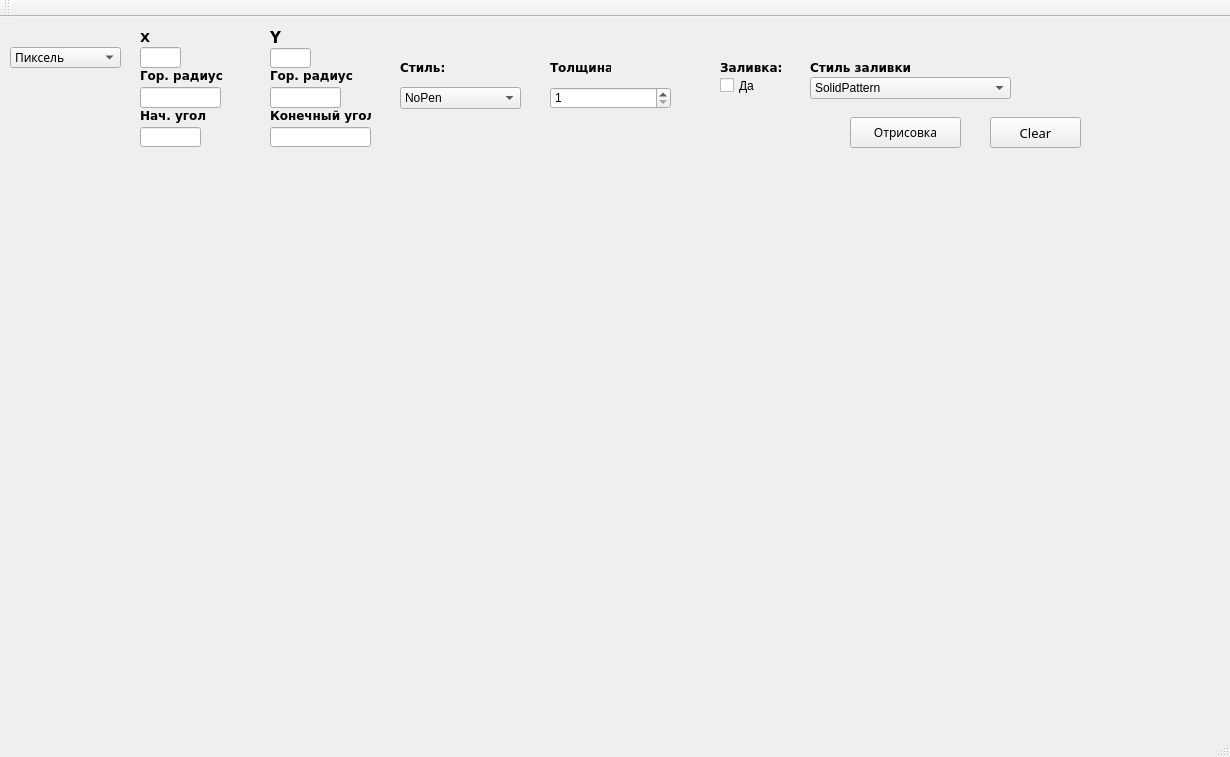
<?xml version="1.0" encoding="UTF-8"?>
<ui version="4.0">
 <class>MainWindow</class>
 <widget class="QMainWindow" name="MainWindow">
  <property name="geometry">
   <rect>
    <x>0</x>
    <y>0</y>
    <width>1230</width>
    <height>757</height>
   </rect>
  </property>
  <property name="windowTitle">
   <string>MainWindow</string>
  </property>
  <widget class="QWidget" name="centralWidget">
   <widget class="QLineEdit" name="lineEdit_x">
    <property name="geometry">
     <rect>
      <x>140</x>
      <y>30</y>
      <width>41</width>
      <height>21</height>
     </rect>
    </property>
   </widget>
   <widget class="QLineEdit" name="lineEdit_y">
    <property name="geometry">
     <rect>
      <x>270</x>
      <y>31</y>
      <width>41</width>
      <height>20</height>
     </rect>
    </property>
   </widget>
   <widget class="QLabel" name="label_x">
    <property name="geometry">
     <rect>
      <x>140</x>
      <y>10</y>
      <width>61</width>
      <height>21</height>
     </rect>
    </property>
    <property name="font">
     <font>
      <family>Verdana</family>
      <pointsize>10</pointsize>
      <weight>75</weight>
      <bold>true</bold>
     </font>
    </property>
    <property name="text">
     <string>X </string>
    </property>
   </widget>
   <widget class="QLabel" name="label_y">
    <property name="geometry">
     <rect>
      <x>270</x>
      <y>10</y>
      <width>61</width>
      <height>21</height>
     </rect>
    </property>
    <property name="font">
     <font>
      <family>Verdana</family>
      <pointsize>11</pointsize>
      <weight>75</weight>
      <bold>true</bold>
     </font>
    </property>
    <property name="text">
     <string>Y</string>
    </property>
   </widget>
   <widget class="m_widget" name="widget" native="true">
    <property name="geometry">
     <rect>
      <x>20</x>
      <y>140</y>
      <width>1191</width>
      <height>551</height>
     </rect>
    </property>
    <property name="layoutDirection">
     <enum>Qt::LeftToRight</enum>
    </property>
   </widget>
   <widget class="QPushButton" name="pushButton_clear">
    <property name="geometry">
     <rect>
      <x>990</x>
      <y>100</y>
      <width>91</width>
      <height>31</height>
     </rect>
    </property>
    <property name="font">
     <font>
      <family>Precision Sans W Medium</family>
      <pointsize>10</pointsize>
     </font>
    </property>
    <property name="text">
     <string>Clear</string>
    </property>
   </widget>
   <widget class="QLineEdit" name="lineEdit_x2">
    <property name="geometry">
     <rect>
      <x>140</x>
      <y>70</y>
      <width>81</width>
      <height>21</height>
     </rect>
    </property>
   </widget>
   <widget class="QLineEdit" name="lineEdit_y2">
    <property name="geometry">
     <rect>
      <x>270</x>
      <y>70</y>
      <width>71</width>
      <height>21</height>
     </rect>
    </property>
   </widget>
   <widget class="QPushButton" name="pushButton">
    <property name="geometry">
     <rect>
      <x>850</x>
      <y>100</y>
      <width>111</width>
      <height>31</height>
     </rect>
    </property>
    <property name="font">
     <font>
      <family>Precision Sans W Medium</family>
     </font>
    </property>
    <property name="text">
     <string>Отрисовка</string>
    </property>
   </widget>
   <widget class="QSpinBox" name="spinBox">
    <property name="geometry">
     <rect>
      <x>550</x>
      <y>70</y>
      <width>121</width>
      <height>22</height>
     </rect>
    </property>
    <property name="minimum">
     <number>1</number>
    </property>
    <property name="value">
     <number>1</number>
    </property>
   </widget>
   <widget class="QLabel" name="label_width">
    <property name="geometry">
     <rect>
      <x>550</x>
      <y>40</y>
      <width>61</width>
      <height>20</height>
     </rect>
    </property>
    <property name="font">
     <font>
      <family>Verdana</family>
      <weight>75</weight>
      <bold>true</bold>
     </font>
    </property>
    <property name="text">
     <string>Толщина:</string>
    </property>
   </widget>
   <widget class="QLabel" name="label_fill">
    <property name="geometry">
     <rect>
      <x>720</x>
      <y>40</y>
      <width>71</width>
      <height>21</height>
     </rect>
    </property>
    <property name="font">
     <font>
      <family>Verdana</family>
      <weight>75</weight>
      <bold>true</bold>
     </font>
    </property>
    <property name="text">
     <string>Заливка:</string>
    </property>
   </widget>
   <widget class="QCheckBox" name="checkBox_fill">
    <property name="geometry">
     <rect>
      <x>720</x>
      <y>60</y>
      <width>70</width>
      <height>17</height>
     </rect>
    </property>
    <property name="text">
     <string>Да</string>
    </property>
   </widget>
   <widget class="QLabel" name="label_style">
    <property name="geometry">
     <rect>
      <x>400</x>
      <y>40</y>
      <width>71</width>
      <height>21</height>
     </rect>
    </property>
    <property name="font">
     <font>
      <family>Verdana</family>
      <weight>75</weight>
      <bold>true</bold>
     </font>
    </property>
    <property name="text">
     <string>Стиль:</string>
    </property>
   </widget>
   <widget class="QComboBox" name="comboBox">
    <property name="geometry">
     <rect>
      <x>10</x>
      <y>30</y>
      <width>111</width>
      <height>21</height>
     </rect>
    </property>
    <property name="font">
     <font>
      <family>Precision Sans W Medium</family>
     </font>
    </property>
    <item>
     <property name="text">
      <string>Пиксель</string>
     </property>
    </item>
    <item>
     <property name="text">
      <string>Линия</string>
     </property>
    </item>
    <item>
     <property name="text">
      <string>Прямоугольник</string>
     </property>
    </item>
    <item>
     <property name="text">
      <string>Окружность</string>
     </property>
    </item>
    <item>
     <property name="text">
      <string>Эллипс</string>
     </property>
    </item>
    <item>
     <property name="text">
      <string>Дуга</string>
     </property>
    </item>
    <item>
     <property name="text">
      <string>Ломанная линия</string>
     </property>
    </item>
    <item>
     <property name="text">
      <string>Многоугольник</string>
     </property>
    </item>
   </widget>
   <widget class="QLabel" name="label_styleb">
    <property name="geometry">
     <rect>
      <x>810</x>
      <y>40</y>
      <width>101</width>
      <height>21</height>
     </rect>
    </property>
    <property name="font">
     <font>
      <family>Verdana</family>
      <weight>75</weight>
      <bold>true</bold>
     </font>
    </property>
    <property name="text">
     <string>Стиль заливки:</string>
    </property>
   </widget>
   <widget class="QComboBox" name="comboBox_style">
    <property name="geometry">
     <rect>
      <x>400</x>
      <y>70</y>
      <width>121</width>
      <height>22</height>
     </rect>
    </property>
    <item>
     <property name="text">
      <string>NoPen</string>
     </property>
    </item>
    <item>
     <property name="text">
      <string>SolidLine</string>
     </property>
    </item>
    <item>
     <property name="text">
      <string>DashLine</string>
     </property>
    </item>
    <item>
     <property name="text">
      <string>DotLine</string>
     </property>
    </item>
    <item>
     <property name="text">
      <string>DashDotLine</string>
     </property>
    </item>
    <item>
     <property name="text">
      <string>DashDotDotLine</string>
     </property>
    </item>
   </widget>
   <widget class="QComboBox" name="comboBox_styleb">
    <property name="geometry">
     <rect>
      <x>810</x>
      <y>60</y>
      <width>201</width>
      <height>22</height>
     </rect>
    </property>
    <item>
     <property name="text">
      <string>SolidPattern</string>
     </property>
    </item>
    <item>
     <property name="text">
      <string>Dense1Pattern</string>
     </property>
    </item>
    <item>
     <property name="text">
      <string>Dense2Pattern</string>
     </property>
    </item>
    <item>
     <property name="text">
      <string>Dense3Pattern</string>
     </property>
    </item>
    <item>
     <property name="text">
      <string>Dense4Pattern</string>
     </property>
    </item>
    <item>
     <property name="text">
      <string>Dense5Pattern</string>
     </property>
    </item>
    <item>
     <property name="text">
      <string>Dense6Pattern</string>
     </property>
    </item>
    <item>
     <property name="text">
      <string>Dense7Pattern</string>
     </property>
    </item>
    <item>
     <property name="text">
      <string>HorPattern</string>
     </property>
    </item>
    <item>
     <property name="text">
      <string>VerPattern</string>
     </property>
    </item>
    <item>
     <property name="text">
      <string>CrossPatern</string>
     </property>
    </item>
    <item>
     <property name="text">
      <string>BDiagPattern</string>
     </property>
    </item>
    <item>
     <property name="text">
      <string>FDiagPattern</string>
     </property>
    </item>
    <item>
     <property name="text">
      <string>DiagCrossPattern</string>
     </property>
    </item>
    <item>
     <property name="text">
      <string>LinearGradientPattern</string>
     </property>
    </item>
    <item>
     <property name="text">
      <string>RadialGradientPattern</string>
     </property>
    </item>
    <item>
     <property name="text">
      <string>ConicalGradientPattern</string>
     </property>
    </item>
   </widget>
   <widget class="QLineEdit" name="lineEdit_startangle">
    <property name="geometry">
     <rect>
      <x>140</x>
      <y>110</y>
      <width>61</width>
      <height>20</height>
     </rect>
    </property>
   </widget>
   <widget class="QLineEdit" name="lineEdit_spanangle">
    <property name="geometry">
     <rect>
      <x>270</x>
      <y>110</y>
      <width>101</width>
      <height>20</height>
     </rect>
    </property>
   </widget>
   <widget class="QLabel" name="label_x2">
    <property name="geometry">
     <rect>
      <x>140</x>
      <y>50</y>
      <width>91</width>
      <height>16</height>
     </rect>
    </property>
    <property name="font">
     <font>
      <family>Verdana</family>
      <weight>75</weight>
      <bold>true</bold>
     </font>
    </property>
    <property name="text">
     <string>Гор. радиус</string>
    </property>
   </widget>
   <widget class="QLabel" name="label_y2">
    <property name="geometry">
     <rect>
      <x>270</x>
      <y>50</y>
      <width>91</width>
      <height>16</height>
     </rect>
    </property>
    <property name="font">
     <font>
      <family>Verdana</family>
      <weight>75</weight>
      <bold>true</bold>
     </font>
    </property>
    <property name="text">
     <string>Гор. радиус</string>
    </property>
   </widget>
   <widget class="QLabel" name="label_sa">
    <property name="geometry">
     <rect>
      <x>140</x>
      <y>90</y>
      <width>71</width>
      <height>16</height>
     </rect>
    </property>
    <property name="font">
     <font>
      <family>Verdana</family>
      <weight>75</weight>
      <bold>true</bold>
     </font>
    </property>
    <property name="text">
     <string>Нач. угол</string>
    </property>
   </widget>
   <widget class="QLabel" name="label_spa">
    <property name="geometry">
     <rect>
      <x>270</x>
      <y>90</y>
      <width>101</width>
      <height>16</height>
     </rect>
    </property>
    <property name="font">
     <font>
      <family>Verdana</family>
      <weight>75</weight>
      <bold>true</bold>
     </font>
    </property>
    <property name="text">
     <string>Конечный угол</string>
    </property>
   </widget>
  </widget>
  <widget class="QMenuBar" name="menuBar">
   <property name="geometry">
    <rect>
     <x>0</x>
     <y>0</y>
     <width>1230</width>
     <height>21</height>
    </rect>
   </property>
  </widget>
  <widget class="QToolBar" name="mainToolBar">
   <attribute name="toolBarArea">
    <enum>TopToolBarArea</enum>
   </attribute>
   <attribute name="toolBarBreak">
    <bool>false</bool>
   </attribute>
  </widget>
  <widget class="QStatusBar" name="statusBar"/>
 </widget>
 <layoutdefault spacing="6" margin="11"/>
 <customwidgets>
  <customwidget>
   <class>m_widget</class>
   <extends>QWidget</extends>
   <header>m_widget.h</header>
   <container>1</container>
  </customwidget>
 </customwidgets>
 <resources/>
 <connections/>
</ui>
